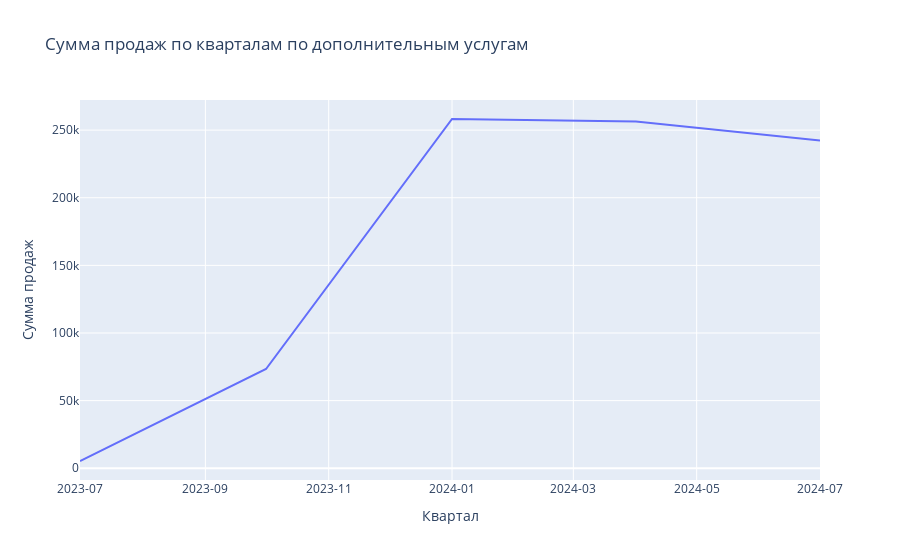

Notebook code for this chart:
### Code cell
rev_by_addon_q = (
    df.groupby([ "quartal"], as_index=False)["Add-on Total"]
          .sum()
          .sort_values("quartal", ascending=False)
)
fig = px.line(
    rev_by_addon_q,
    x='quartal',
    y='Add-on Total',
    #color='Add-ons Purchased',
    title='Сумма продаж по кварталам по дополнительным услугам',
    labels={'quartal': 'Квартал', 'Add-on Total': 'Сумма продаж'},
)
fig.update_layout(barmode='stack', legend_title_text='Дополнительные услуги', xaxis_tickformat='%Y-%m')
fig.show()

### Figure 1 — Plotly figure (JSON) as saved in the notebook; plotly's stock layout.template omitted (floating-point values rounded to 4 significant figures)
{"data": [{"hovertemplate": "Квартал=%{x}<br>Сумма продаж=%{y}<extra></extra>", "legendgroup": "", "line": {"color": "#636efa", "dash": "solid"}, "marker": {"symbol": "circle"}, "mode": "lines", "name": "", "orientation": "v", "showlegend": false, "type": "scatter", "x": ["2024-07-01T00:00:00.000000000", "2024-04-01T00:00:00.000000000", "2024-01-01T00:00:00.000000000", "2023-10-01T00:00:00.000000000", "2023-07-01T00:00:00.000000000"], "xaxis": "x", "y": [242400.0, 256300.0, 258200.0, 73360.0, 5338.0], "yaxis": "y"}], "layout": {"barmode": "stack", "legend": {"title": {"text": "Дополнительные услуги"}, "tracegroupgap": 0}, "title": {"text": "Сумма продаж по кварталам по дополнительным услугам"}, "xaxis": {"anchor": "y", "domain": [0, 1], "tickformat": "%Y-%m", "title": {"text": "Квартал"}}, "yaxis": {"anchor": "x", "domain": [0, 1], "title": {"text": "Сумма продаж"}}}}
